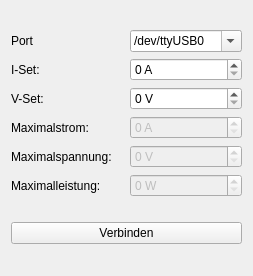
<?xml version="1.0" encoding="UTF-8"?>
<ui version="4.0">
 <class>Form</class>
 <widget class="QWidget" name="Form">
  <property name="geometry">
   <rect>
    <x>0</x>
    <y>0</y>
    <width>253</width>
    <height>276</height>
   </rect>
  </property>
  <property name="windowTitle">
   <string>Form</string>
  </property>
  <layout class="QVBoxLayout" name="verticalLayout">
   <item>
    <layout class="QGridLayout" name="gridLayout">
     <item row="6" column="2">
      <widget class="QSpinBox" name="maxPowBox">
       <property name="enabled">
        <bool>false</bool>
       </property>
       <property name="suffix">
        <string> W</string>
       </property>
      </widget>
     </item>
     <item row="6" column="0">
      <widget class="QLabel" name="label_6">
       <property name="text">
        <string>Maximalleistung:</string>
       </property>
      </widget>
     </item>
     <item row="5" column="0">
      <widget class="QLabel" name="label_5">
       <property name="text">
        <string>Maximalspannung:</string>
       </property>
      </widget>
     </item>
     <item row="3" column="2">
      <widget class="QSpinBox" name="maxCurrBox">
       <property name="enabled">
        <bool>false</bool>
       </property>
       <property name="suffix">
        <string> A</string>
       </property>
      </widget>
     </item>
     <item row="5" column="2">
      <widget class="QSpinBox" name="maxVoltBox">
       <property name="enabled">
        <bool>false</bool>
       </property>
       <property name="suffix">
        <string> V</string>
       </property>
      </widget>
     </item>
     <item row="2" column="0">
      <widget class="QLabel" name="label_3">
       <property name="text">
        <string>V-Set:</string>
       </property>
      </widget>
     </item>
     <item row="2" column="2">
      <widget class="QSpinBox" name="voltBox">
       <property name="suffix">
        <string> V</string>
       </property>
      </widget>
     </item>
     <item row="0" column="0">
      <widget class="QLabel" name="label">
       <property name="text">
        <string>Port</string>
       </property>
      </widget>
     </item>
     <item row="3" column="0">
      <widget class="QLabel" name="label_4">
       <property name="text">
        <string>Maximalstrom:</string>
       </property>
      </widget>
     </item>
     <item row="1" column="0">
      <widget class="QLabel" name="label_2">
       <property name="text">
        <string>I-Set:</string>
       </property>
      </widget>
     </item>
     <item row="1" column="2">
      <widget class="QSpinBox" name="currBox">
       <property name="suffix">
        <string> A</string>
       </property>
      </widget>
     </item>
     <item row="0" column="2">
      <widget class="QComboBox" name="comboBox">
       <property name="editable">
        <bool>true</bool>
       </property>
       <item>
        <property name="text">
         <string>/dev/ttyUSB0</string>
        </property>
       </item>
       <item>
        <property name="text">
         <string>/dev/ttyUSB1</string>
        </property>
       </item>
      </widget>
     </item>
    </layout>
   </item>
   <item>
    <widget class="QPushButton" name="pushButton">
     <property name="text">
      <string>Verbinden</string>
     </property>
    </widget>
   </item>
  </layout>
 </widget>
 <resources/>
 <connections/>
</ui>
